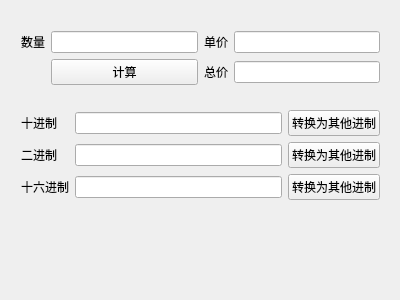
<?xml version="1.0" encoding="UTF-8"?>
<ui version="4.0">
 <class>Widget</class>
 <widget class="QWidget" name="Widget">
  <property name="geometry">
   <rect>
    <x>0</x>
    <y>0</y>
    <width>400</width>
    <height>300</height>
   </rect>
  </property>
  <property name="windowTitle">
   <string>Widget</string>
  </property>
  <widget class="QWidget" name="">
   <property name="geometry">
    <rect>
     <x>10</x>
     <y>20</y>
     <width>381</width>
     <height>191</height>
    </rect>
   </property>
   <layout class="QVBoxLayout" name="verticalLayout">
    <item>
     <layout class="QGridLayout" name="gridLayout_2">
      <item row="0" column="3">
       <widget class="QLineEdit" name="editPrice"/>
      </item>
      <item row="0" column="2">
       <widget class="QLabel" name="label_2">
        <property name="text">
         <string>单价</string>
        </property>
       </widget>
      </item>
      <item row="0" column="0">
       <widget class="QLabel" name="label">
        <property name="text">
         <string>数量</string>
        </property>
       </widget>
      </item>
      <item row="0" column="1">
       <widget class="QLineEdit" name="editNum"/>
      </item>
      <item row="1" column="1">
       <widget class="QPushButton" name="btnCal">
        <property name="text">
         <string>计算</string>
        </property>
       </widget>
      </item>
      <item row="1" column="2">
       <widget class="QLabel" name="label_3">
        <property name="text">
         <string>总价</string>
        </property>
       </widget>
      </item>
      <item row="1" column="3">
       <widget class="QLineEdit" name="editTotal"/>
      </item>
     </layout>
    </item>
    <item>
     <spacer name="verticalSpacer">
      <property name="orientation">
       <enum>Qt::Vertical</enum>
      </property>
      <property name="sizeHint" stdset="0">
       <size>
        <width>20</width>
        <height>28</height>
       </size>
      </property>
     </spacer>
    </item>
    <item>
     <layout class="QGridLayout" name="gridLayout_3">
      <item row="0" column="0">
       <widget class="QLabel" name="label_4">
        <property name="text">
         <string>十进制</string>
        </property>
       </widget>
      </item>
      <item row="0" column="1">
       <widget class="QLineEdit" name="editDec"/>
      </item>
      <item row="0" column="2">
       <widget class="QPushButton" name="btnDec">
        <property name="text">
         <string>转换为其他进制</string>
        </property>
       </widget>
      </item>
      <item row="1" column="0">
       <widget class="QLabel" name="label_5">
        <property name="text">
         <string>二进制</string>
        </property>
       </widget>
      </item>
      <item row="1" column="2">
       <widget class="QPushButton" name="btnBin">
        <property name="text">
         <string>转换为其他进制</string>
        </property>
       </widget>
      </item>
      <item row="1" column="1">
       <widget class="QLineEdit" name="editBin"/>
      </item>
      <item row="2" column="0">
       <widget class="QLabel" name="label_6">
        <property name="text">
         <string>十六进制</string>
        </property>
       </widget>
      </item>
      <item row="2" column="1">
       <widget class="QLineEdit" name="editHex"/>
      </item>
      <item row="2" column="2">
       <widget class="QPushButton" name="btnHex">
        <property name="text">
         <string>转换为其他进制</string>
        </property>
       </widget>
      </item>
     </layout>
    </item>
   </layout>
  </widget>
 </widget>
 <layoutdefault spacing="6" margin="11"/>
 <resources/>
 <connections/>
</ui>
